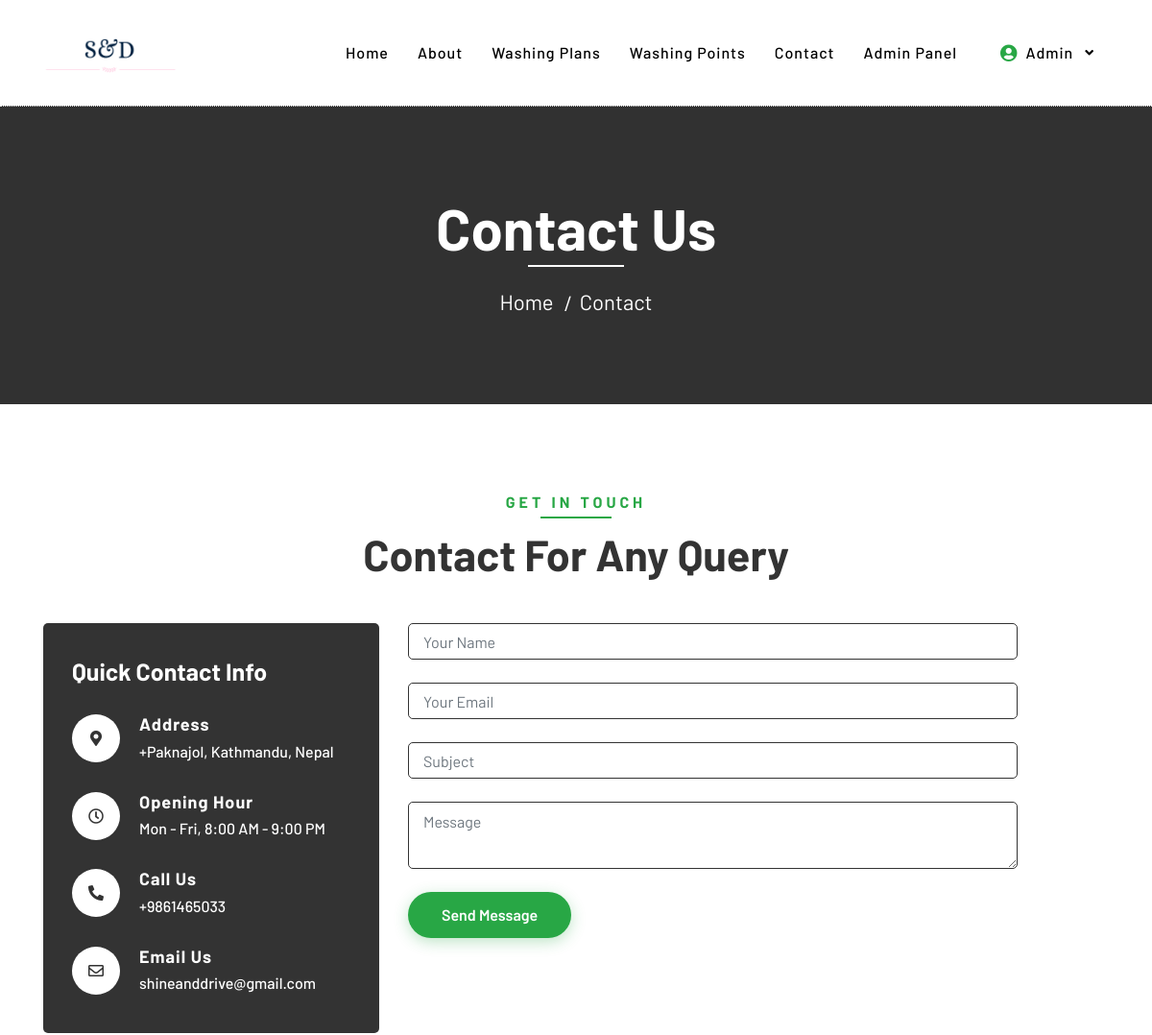
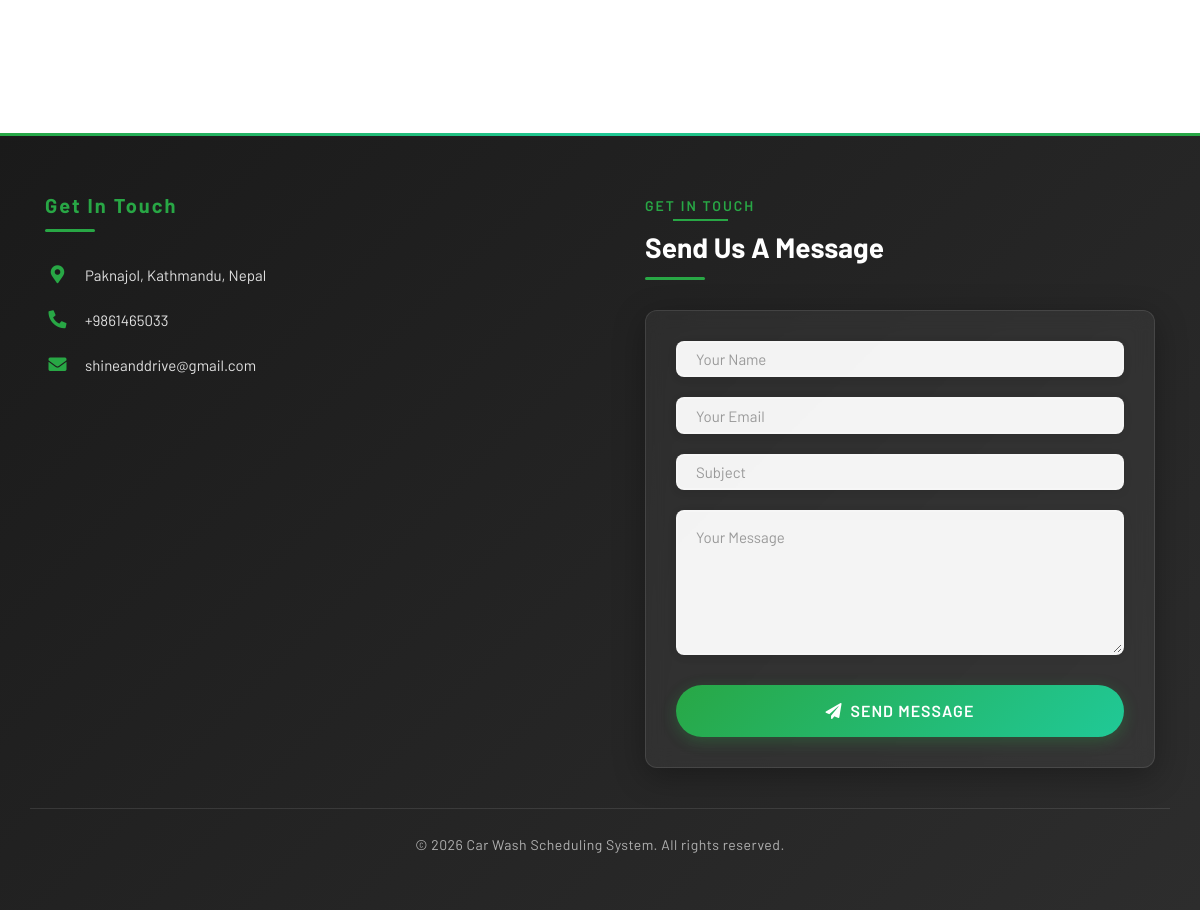
The app's page /cwms/contact.php (signed in) with its own data (2 pictures, top to bottom).
### tables this page shows
CREATE TABLE `tblpages` (
  `id` int(11) NOT NULL,
  `type` varchar(255) DEFAULT '',
  `detail` longtext DEFAULT NULL,
  `openignHrs` varchar(255) DEFAULT NULL,
  `phoneNumber` bigint(20) DEFAULT NULL,
  `emailId` varchar(120) DEFAULT NULL
);

### cwms/contact.php (the view, shortened to what this page needs)
<?php error_reporting(0);
include('includes/config.php');
    ?>
<!DOCTYPE html>
<html lang="en">
    <head>
        <link href="https://stackpath.bootstrapcdn.com/bootstrap/4.4.1/css/bootstrap.min.css" rel="stylesheet">
        <link href="https://cdnjs.cloudflare.com/ajax/libs/font-awesome/5.10.0/css/all.min.css" rel="stylesheet">
        <link href="lib/flaticon/font/flaticon.css" rel="stylesheet">
        <link href="lib/animate/animate.min.css" rel="stylesheet">
        <link href="lib/owlcarousel/assets/owl.carousel.min.css" rel="stylesheet">
        <link href="css/style.css" rel="stylesheet">
    </head>
    <body>
<?php include_once('includes/header.php');?>
        <div class="page-header">
            <div class="container">
                <div class="row">
                    <div class="col-12">
                        <h2>Contact Us</h2>
                    </div>
                    <div class="col-12">
                        <a href="index.php">Home</a>
                        <a href="contact.php">Contact</a>
                    </div>
                </div>
            </div>
        </div>
        <div class="contact">
            <div class="container">
                <div class="section-header text-center">
                    <p>Get In Touch</p>
                    <h2>Contact for any query</h2>
                </div>
                <div class="row">
<?php
$sql = "SELECT * from tblpages where type='contact'";
$query = $dbh -> prepare($sql);
$query->execute();
$results=$query->fetchAll(PDO::FETCH_OBJ);
foreach($results as $result)
{
?>
                    <div class="col-md-4">
                        <div class="contact-info">
                            <h2>Quick Contact Info</h2>
  <div class="contact-info-item">
                                <div class="contact-info-icon">
                                    <i class="fa fa-map-marker-alt"></i>
                                </div>
                                <div class="contact-info-text">
                                    <h3>Address</h3>
                                    <p>+<?php   echo $result->detail; ?></p>
                                </div>
                            </div>
                            <div class="contact-info-item">
                                <div class="contact-info-icon">
                                    <i class="far fa-clock"></i>
                                </div>
                                <div class="contact-info-text">
                                    <h3>Opening Hour</h3>
                                    <p><?php   echo $result->openignHrs; ?></p>
                                </div>
                            </div>
                            <div class="contact-info-item">
                                <div class="contact-info-icon">
                                    <i class="fa fa-phone-alt"></i>
                                </div>
                                <div class="contact-info-text">
                                    <h3>Call Us</h3>
                                    <p>+<?php   echo $result->phoneNumber; ?></p>
                                </div>
                            </div>
                            <div class="contact-info-item">
                                <div class="contact-info-icon">
                                    <i class="far fa-envelope"></i>
                                </div>
                                <div class="contact-info-text">
                                    <h3>Email Us</h3>
                                    <p><?php   echo $result->emailId; ?></p>
                                </div>
                            </div>
                        </div>
                    </div>
                <?php } ?>
                    <div class="col-md-7">
                        <div class="contact-form">
                            <form name="sentMessage" id="contactForm" method="post">
                                <div class="control-group">
                                    <input type="text" class="form-control" id="name" placeholder="Your Name" required="required" name="name" /><br />
                                </div>
                                <div class="control-group">
                                    <input type="email" class="form-control" id="email" placeholder="Your Email" name="email" required="required"  /> <br />
                                </div>
                                <div class="control-group">
                                    <input type="text" class="form-control" id="subject" placeholder="Subject" required="required" name="subject" /> <br />
                                </div>
                                <div class="control-group">
                                    <textarea class="form-control" id="message" placeholder="Message" required="required" name="message" ></textarea><br />
                                </div>
                                <div>
                                    <button class="btn btn-custom" type="submit" id="sendMessageButton" name="submit">Send Message</button>
                                </div>
                            </form>
                        </div>
                    </div>
                </div>
            </div>
        </div>
<?php include_once('includes/footer.php');?>
    </body>
</html>

### cwms/includes/footer.php (shortened to what this page needs)
<div class="footer">
    <div class="container">
        <div class="row">
            <div class="col-lg-6 col-md-6">
                <div class="footer-contact">
                    <h2>Get In Touch</h2>
                    <?php
                    $sql = "SELECT * from tblpages where type='contact'";
                    $query = $dbh -> prepare($sql);
                    $query->execute();
                    $results=$query->fetchAll(PDO::FETCH_OBJ);
                    foreach($results as $result)
                    {
                    ?>
                    <p>
                        <i class="fa fa-map-marker-alt"></i>
                        <span><?php echo htmlspecialchars($result->detail); ?></span>
                    </p>
                    <p>
                        <i class="fa fa-phone-alt"></i>
                        <span>+<?php echo htmlspecialchars($result->phoneNumber); ?></span>
                    </p>
                    <p>
                        <i class="fa fa-envelope"></i>
                        <span><?php echo htmlspecialchars($result->emailId); ?></span>
                    </p>
                    <?php } ?>
                </div>
            </div>
            <div class="col-lg-6 col-md-6">
                <div class="footer-form-section">
                    <div class="section-header">
                        <p>Get In Touch</p>
                        <h2>Send Us a Message</h2>
                    </div>
                    <div class="contact-form">
                        <form name="sentMessage" id="contactForm" method="post">
                            <div class="control-group">
                                <input type="text" class="form-control" id="name" placeholder="Your Name" required="required" name="name" />
                            </div>
                            <div class="control-group">
                                <input type="email" class="form-control" id="email" placeholder="Your Email" name="email" required="required" />
                            </div>
                            <div class="control-group">
                                <input type="text" class="form-control" id="subject" placeholder="Subject" required="required" name="subject" />
                            </div>
                            <div class="control-group">
                                <textarea class="form-control" id="message" placeholder="Your Message" required="required" name="message" rows="5"></textarea>
                            </div>
                            <div>
                                <button class="btn btn-custom" type="submit" id="sendMessageButton" name="submit">
                                    <i class="fa fa-paper-plane" style="margin-right: 8px;"></i>Send Message
                                </button>
                            </div>
                        </form>
                    </div>
                </div>
            </div>
        </div>
    </div>
    <div class="container copyright">
        <p>&copy; <?php echo date('Y'); ?> Car Wash Scheduling System. All rights reserved.</p>
    </div>
</div>

### cwms/css/style.css (style rules this page uses)
body { color: #4a4a4a; font-weight: 400; font-family: 'Barlow', sans-serif; scroll-behavior: smooth; -webkit-font-smoothing: antialiased; -moz-osx-font-smoothing: grayscale; }
h1, h2, h3, h4, h5, h6 { color: #333333; }
a { color: #007bff; transition: .3s; }
.btn.btn-custom { padding: 12px 35px; text-align: center; font-size: 16px; font-weight: 600; color: #ffffff; background: #28a745; border: none; border-radius: 50px; box-shadow: 0 4px 15px rgba(40, 167, 69, 0.3); transition: all 0.3s ease; -webkit-transition: all 0.3s ease; -moz-transition: all 0.3s ease; display: inline-block; text-decoration: none; cursor: pointer; }
.page-header { position: relative; margin-bottom: 45px; padding: 90px 0; text-align: center; background: #313131; border-top: 1px dotted #ffffff; }
.page-header h2 { position: relative; color: #ffffff; font-size: 60px; font-weight: 700; margin-bottom: 20px; padding-bottom: 5px; }
.page-header h2::after { position: absolute; content: ""; width: 100px; height: 2px; left: calc(50% - 50px); bottom: 0; background: #ffffff; }
.page-header a { position: relative; padding: 0 12px; font-size: 22px; color: #ffffff; }
.page-header a::after { position: absolute; content: "/"; width: 8px; height: 8px; top: -2px; right: -7px; text-align: center; color: #ffffff; }
.page-header a:last-child::after { display: none; }
.section-header { position: relative; width: 100%; max-width: 700px; margin: 0 auto 45px auto; }
.section-header p { display: inline-block; margin-bottom: 10px; padding-bottom: 5px; position: relative; font-size: 16px; font-weight: 700; letter-spacing: 4px; text-transform: uppercase; color: #28a745; }
.section-header p::after { position: absolute; content: ""; width: 50%; height: 2px; left: 25%; bottom: 0; background: #28a745; }
.section-header h2 { margin: 0; font-size: 45px; font-weight: 700; text-transform: capitalize; }
.contact { position: relative; width: 100%; padding: 45px 0; }
.contact .contact-info { width: 100%; margin-bottom: 45px; padding: 35px 30px 10px 30px; border-radius: 5px; background: #333333; }
.contact .contact-info h2 { color: #ffffff; font-size: 25px; font-weight: 700; margin-bottom: 30px; }
.contact .contact-info-item { display: flex; align-items: center; justify-content: flex-start; margin-bottom: 30px; }
.contact .contact-info-icon { width: 50px; height: 50px; display: flex; align-items: center; justify-content: center; background: #ffffff; border-radius: 50px; }
.contact .contact-info-icon i { margin: 0; color: #333333; font-size: 16px; }
.contact .contact-info-text { padding-left: 20px; }
.contact .contact-info-text h3 { margin: 0 0 5px 0; color: #ffffff; font-size: 18px; font-weight: 700; letter-spacing: 1px; }
.contact .contact-info-text p { margin: 0; color: #ffffff; font-size: 16px; font-weight: 500; }
.contact .contact-form { position: relative; width: 100%; margin-bottom: 45px; }
.contact .contact-form input { padding: 15px; border-radius: 5px; border: 1px solid #333333; width:100%; }
.contact .contact-form textarea { height: 70px; padding: 8px 15px; border-radius: 5px; border: 1px solid #333333; }
.footer { position: relative; margin-top: 45px; padding-top: 90px; background: #333333; }
.footer .footer-contact, .footer .footer-link, .footer .footer-newsletter { position: relative; margin-bottom: 45px; color: #ffffff; }
.footer .footer-contact h2, .footer .footer-link h2, .footer .footer-newsletter h2 { margin-bottom: 30px; font-size: 20px; font-weight: 700; letter-spacing: 2px; color: #28a745; }
.footer .footer-contact p i { width: 25px; }
.footer .copyright { text-align: center; padding-top: 15px; padding-bottom: 45px; }
.footer .copyright p { margin: 0; color: #ffffff; }

### records on screen
tblpages: detail "Paknajol, Kathmandu, Nepal", openignHrs "Mon - Fri, 8:00 AM - 9:00 PM", phoneNumber "9861465033", emailId "shineanddrive@gmail.com"

### other values on screen
$displayName "Admin"
